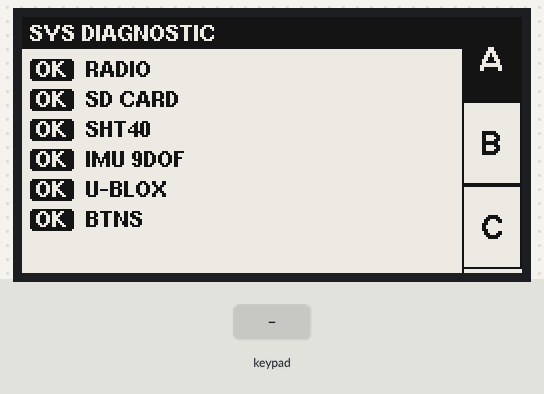
This sketch was run on a simulated ESP32. Shown: 250×128 one-colour display. Inputs (shaded band) come from the test bench. Storage starts empty; what the sketch prints to the serial monitor is not drawn.

Above: at 2.7 s.
2.8 s: key 'B' pressed
At 4.3 s:
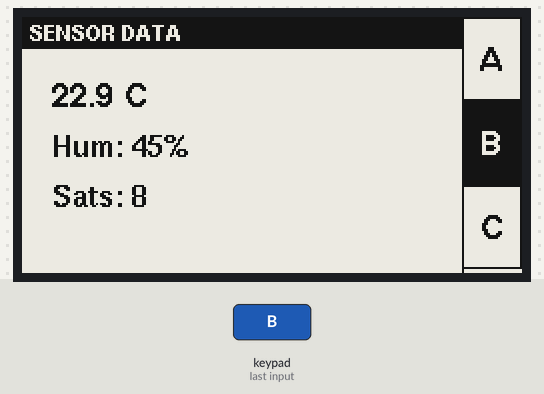
4.8 s: key 'C' pressed
At 6.2 s:
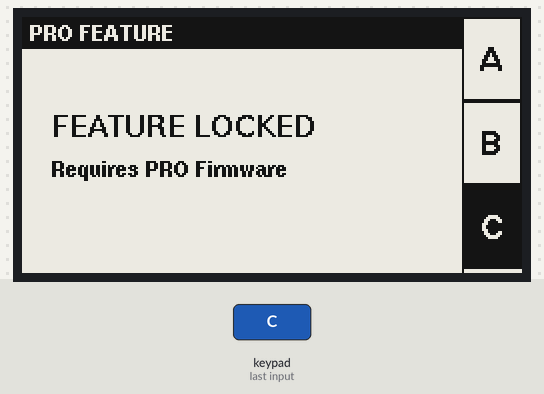
6.8 s: key 'A' pressed
At 8.5 s:
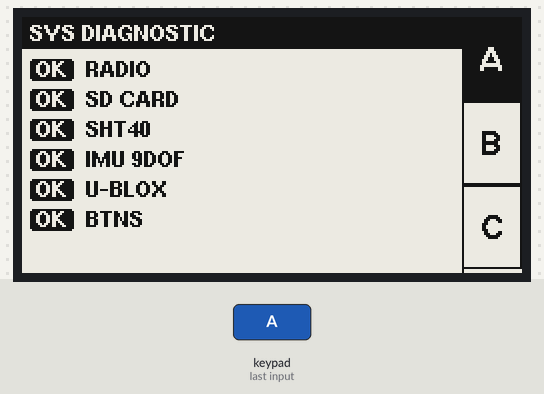
Timing chart, 0 to 10.0 s (numbered marks = the images above; inputs shaded):
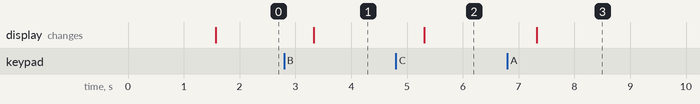

The sketch:

GLYPH_Diagnostic.ino
```cpp
#include <Arduino.h>
#include <SPI.h>
#include <Wire.h>
#include <SD.h>
#include <GxEPD.h>
#include <GxDEPG0213BN/GxDEPG0213BN.h>
#include <GxIO/GxIO_SPI/GxIO_SPI.h>
#include <U8g2_for_Adafruit_GFX.h>

#define Module Modulino_Module_Fix
#include <Modulino.h>
#undef Module

#define SDCARD_SCLK 14
#define SDCARD_MISO 2
#define SDCARD_MOSI 11
#define SDCARD_CS 13
#define EDP_CS 15
#define EDP_DC 16
#define EDP_RSET 47
#define EDP_BUSY 48
#define I2C_SDA 43
#define I2C_SCL 44

SPIClass SDSPI(HSPI);
GxIO_Class io(SDSPI, EDP_CS, EDP_DC, EDP_RSET);
GxEPD_Class display(io, EDP_RSET, EDP_BUSY);
U8G2_FOR_ADAFRUIT_GFX u8g2Fonts;
ModulinoButtons mButtons;

bool s_lora = false, s_sd = false, s_sht = false;
bool s_imu = false, s_gnss = false, s_btn = false;
int activeBtn = 1;
unsigned long lastCheck = 0;

void scanHW() {
    s_sd = SD.begin(SDCARD_CS, SDSPI);

    Wire.beginTransmission(0x44);
    s_sht = (Wire.endTransmission() == 0);

    Wire.beginTransmission(0x6A);
    s_imu = (Wire.endTransmission() == 0);

    Wire.beginTransmission(0x42);
    s_gnss = (Wire.endTransmission() == 0);

    s_lora = true;
}

void drawMenu() {
    int w = display.width();
    int h = display.height();
    int mX = w - 30;
    int bH = h / 3;

    display.drawLine(mX, 0, mX, h, GxEPD_BLACK);

    for(int i = 1; i <= 3; i++) {
        int y = (i - 1) * bH;
        if(activeBtn == i) {
            display.fillRect(mX, y, 30, bH, GxEPD_BLACK);
            u8g2Fonts.setForegroundColor(GxEPD_WHITE);
            u8g2Fonts.setBackgroundColor(GxEPD_BLACK);
        } else {
            display.drawRect(mX, y, 30, bH, GxEPD_BLACK);
            u8g2Fonts.setForegroundColor(GxEPD_BLACK);
            u8g2Fonts.setBackgroundColor(GxEPD_WHITE);
        }

        u8g2Fonts.setFont(u8g2_font_helvB12_tf);
        char l = (i == 1) ? 'A' : (i == 2) ? 'B' : 'C';
        u8g2Fonts.setCursor(mX + 9, y + (bH / 2) + 6);
        u8g2Fonts.print(l);
    }
}

void drawScreen() {
    display.fillScreen(GxEPD_WHITE);
    int contentW = display.width() - 30;

    if(activeBtn == 3) {
        display.fillRect(0, 0, contentW, 16, GxEPD_BLACK);
        u8g2Fonts.setFont(u8g2_font_helvB08_tf);
        u8g2Fonts.setForegroundColor(GxEPD_WHITE);
        u8g2Fonts.setBackgroundColor(GxEPD_BLACK);
        u8g2Fonts.setCursor(4, 12);
        u8g2Fonts.print("PRO FEATURE");

        u8g2Fonts.setForegroundColor(GxEPD_BLACK);
        u8g2Fonts.setBackgroundColor(GxEPD_WHITE);

        u8g2Fonts.setFont(u8g2_font_helvB10_tf);
        u8g2Fonts.setCursor(15, 60);
        u8g2Fonts.print("FEATURE LOCKED");

        u8g2Fonts.setFont(u8g2_font_helvB08_tf);
        u8g2Fonts.setCursor(15, 80);
        u8g2Fonts.print("Requires PRO Firmware");

    } else if(activeBtn == 2) {
        display.fillRect(0, 0, contentW, 16, GxEPD_BLACK);
        u8g2Fonts.setFont(u8g2_font_helvB08_tf);
        u8g2Fonts.setForegroundColor(GxEPD_WHITE);
        u8g2Fonts.setBackgroundColor(GxEPD_BLACK);
        u8g2Fonts.setCursor(4, 12);
        u8g2Fonts.print("SENSOR DATA");

        u8g2Fonts.setForegroundColor(GxEPD_BLACK);
        u8g2Fonts.setBackgroundColor(GxEPD_WHITE);

        char tBuf[16];
        char hBuf[16];
        char sBuf[16];

        if(s_sht) {
            snprintf(tBuf, sizeof(tBuf), "%.1f C", 22.4 + (millis() % 15) * 0.1);
            snprintf(hBuf, sizeof(hBuf), "Hum: %d%%", 45 + (millis() % 5));
        } else {
            snprintf(tBuf, sizeof(tBuf), "--.- C");
            snprintf(hBuf, sizeof(hBuf), "Hum: --%%");
        }

        if(s_gnss) {
            snprintf(sBuf, sizeof(sBuf), "Sats: %d", 6 + (millis() % 3));
        } else {
            snprintf(sBuf, sizeof(sBuf), "Sats: 0");
        }

        u8g2Fonts.setFont(u8g2_font_helvB12_tf);
        u8g2Fonts.setCursor(15, 45);
        u8g2Fonts.print(tBuf);

        u8g2Fonts.setFont(u8g2_font_helvB10_tf);
        u8g2Fonts.setCursor(15, 70);
        u8g2Fonts.print(hBuf);

        u8g2Fonts.setCursor(15, 95);
        u8g2Fonts.print(sBuf);

    } else {
        display.fillRect(0, 0, contentW, 16, GxEPD_BLACK);
        u8g2Fonts.setFont(u8g2_font_helvB08_tf);
        u8g2Fonts.setForegroundColor(GxEPD_WHITE);
        u8g2Fonts.setBackgroundColor(GxEPD_BLACK);
        u8g2Fonts.setCursor(4, 12);
        u8g2Fonts.print("SYS DIAGNOSTIC");

        int y = 30;
        const char* lbl[] = {"RADIO", "SD CARD", "SHT40", "IMU 9DOF", "U-BLOX", "BTNS"};
        bool sts[] = {s_lora, s_sd, s_sht, s_imu, s_gnss, s_btn};

        for(int i = 0; i < 6; i++) {
            if(sts[i]) {
                display.fillRoundRect(4, y - 9, 22, 11, 2, GxEPD_BLACK);
                u8g2Fonts.setForegroundColor(GxEPD_WHITE);
                u8g2Fonts.setBackgroundColor(GxEPD_BLACK);
                u8g2Fonts.setCursor(7, y);
                u8g2Fonts.print("OK");
            } else {
                display.drawRoundRect(4, y - 9, 22, 11, 2, GxEPD_BLACK);
                u8g2Fonts.setForegroundColor(GxEPD_BLACK);
                u8g2Fonts.setBackgroundColor(GxEPD_WHITE);
                u8g2Fonts.setCursor(9, y);
                u8g2Fonts.print("!!");
            }

            u8g2Fonts.setForegroundColor(GxEPD_BLACK);
            u8g2Fonts.setBackgroundColor(GxEPD_WHITE);
            u8g2Fonts.setCursor(32, y);
            u8g2Fonts.print(lbl[i]);
            y += 15;
        }
    }

    drawMenu();
    display.updateWindow(0, 0, display.width(), display.height(), true);
}

void setup() {
    Serial.begin(115200);
    Serial.setTimeout(50);

    delay(1000);

    pinMode(EDP_CS, OUTPUT); digitalWrite(EDP_CS, HIGH);
    pinMode(SDCARD_CS, OUTPUT); digitalWrite(SDCARD_CS, HIGH);

    SDSPI.begin(SDCARD_SCLK, SDCARD_MISO, SDCARD_MOSI, SDCARD_CS);
    Wire.setPins(I2C_SDA, I2C_SCL);
    Wire.begin();
    Wire.setClock(100000);

    display.init(0);
    display.setRotation(3);
    u8g2Fonts.begin(display);

    Modulino.begin();
    s_btn = mButtons.begin();

    scanHW();
    drawScreen();
}

void loop() {
    bool triggerUpdate = false;
    int nextBtn = activeBtn;
    if (s_btn) {
        mButtons.update();
        static bool p0=false, p1=false, p2=false;
        bool c0 = mButtons.isPressed(0);
        bool c1 = mButtons.isPressed(1);
        bool c2 = mButtons.isPressed(2);

        if (c0 && !p0) { nextBtn = 1; triggerUpdate = true; }
        if (c1 && !p1) { nextBtn = 2; triggerUpdate = true; }
        if (c2 && !p2) { nextBtn = 3; triggerUpdate = true; }

        p0 = c0; p1 = c1; p2 = c2;
    }


    if (Serial.available()) {
        String cmd = Serial.readString();
        cmd.toUpperCase();
        if (cmd.indexOf('A') >= 0) { nextBtn = 1; triggerUpdate = true; }
        if (cmd.indexOf('B') >= 0) { nextBtn = 2; triggerUpdate = true; }
        if (cmd.indexOf('C') >= 0) { nextBtn = 3; triggerUpdate = true; }
    }
    if (triggerUpdate) {
        Serial.println(nextBtn == 1 ? "A" : (nextBtn == 2 ? "B" : "C"));

        activeBtn = nextBtn;
        lastCheck = millis();
        if(activeBtn == 1 || activeBtn == 2) scanHW();
        drawScreen();
    }
    else if (millis() - lastCheck >= 10000) {
        lastCheck = millis();
        scanHW();
        drawScreen();
    }

    delay(10);
}
```

Measured:
- after the input at 2.8 s, the display: changes after 0.53 s (image 1)
- after the input at 4.8 s, the display: changes after 0.51 s (image 2)
- after the input at 6.8 s, the display: changes after 0.53 s (image 3)
